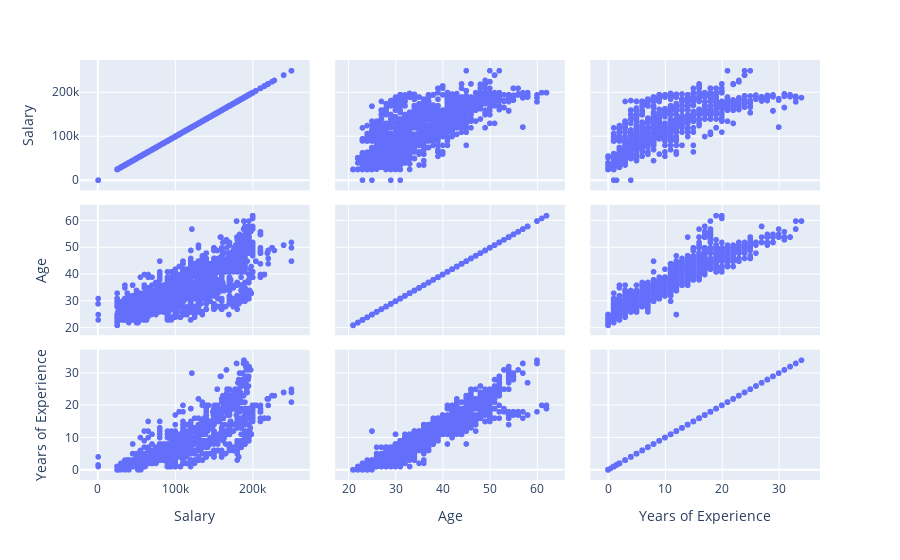

Write notebook code for a chart like this one.
### Code cell
#Scatterplot of all the quantitative variables against each other

import plotly.express as px
fig = px.scatter_matrix(df[['Salary','Age', 'Years of Experience']])
fig.show()

#The variables show a positive correlation amongst each other

### Figure 1 — Plotly figure (JSON) as saved in the notebook; plotly's stock layout.template omitted (floating-point values rounded to 4 significant figures; data arrays with more than 128 entries replaced by an {"elided": "..."} marker saying what was removed)
{"data": [{"dimensions": [{"axis": {"matches": true}, "label": "Salary", "values": {"elided": "6698 int values"}}, {"axis": {"matches": true}, "label": "Age", "values": {"elided": "6698 int values"}}, {"axis": {"matches": true}, "label": "Years of Experience", "values": {"elided": "6698 float values"}}], "hovertemplate": "%{xaxis.title.text}=%{x}<br>%{yaxis.title.text}=%{y}<extra></extra>", "legendgroup": "", "marker": {"color": "#636efa", "symbol": "circle"}, "name": "", "showlegend": false, "type": "splom"}], "layout": {"dragmode": "select", "legend": {"tracegroupgap": 0}, "margin": {"t": 60}}}
